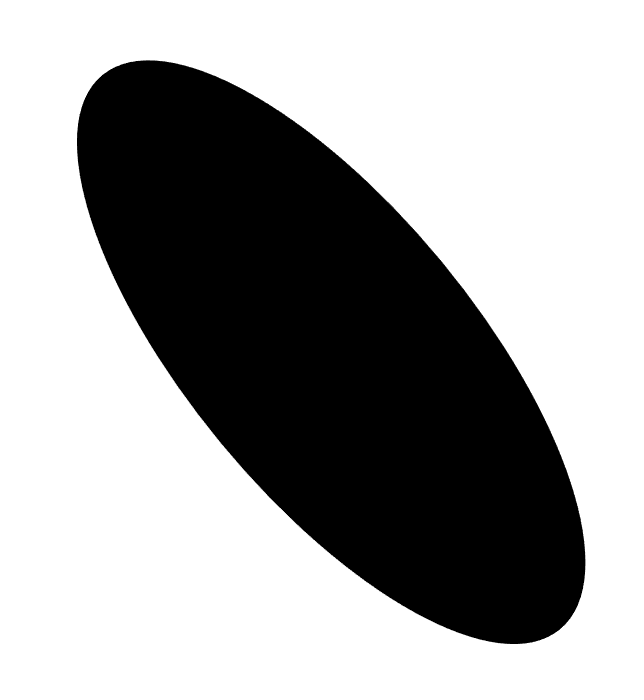
#> input picture 2024-1/GPT/01.png, 644 x 700 px; its folder holds only this picture in this run
$ jupyter execute '240125 PyGPT-3.ipynb'
#> lines starting #> are read from the running program, lines starting #| are printed output that depends on the picture; after the words box and inside, x2 and y2 are one past the last pixel; in counts of white or black regions, pixels touching at a corner belong together
[cell 1]
import cv2
import numpy as np
import glob
from scipy.ndimage import measurements, interpolation

[cell 2]
def find_principal_axis(image):
    """Find the centroid and principal axis of the particle using its contour."""
    contours, _ = cv2.findContours(image, cv2.RETR_EXTERNAL, cv2.CHAIN_APPROX_SIMPLE)
    if len(contours) == 0:
        raise ValueError("No contours found in the image.")

    cnt = max(contours, key=cv2.contourArea)
    M = cv2.moments(cnt)
    centroid = (M["m10"] / M["m00"], M["m01"] / M["m00"])

    u20 = M["mu20"] / M["m00"]
    u02 = M["mu02"] / M["m00"]
    u11 = M["mu11"] / M["m00"]
    angle = 0.5 * np.arctan2(2 * u11, (u20 - u02))

    return centroid, angle

def rotate_image(image, angle, center):
    """Rotate the image around a center by a given angle."""
    rot_mat = cv2.getRotationMatrix2D(center, angle, 1.0)
    rotated = cv2.warpAffine(image, rot_mat, image.shape[1::-1], flags=cv2.INTER_LINEAR, borderValue=(255,255,255))
    return rotated

def resize_and_position(image, centroid, angle, target_points, image_size=(1000, 1000)):
    """Resize and position the image so that the principal axis endpoints match target_points."""
    y, x = np.nonzero(image)
    x_centered, y_centered = x - centroid[0], y - centroid[1]
    theta = -angle
    x_rotated = x_centered * np.cos(theta) - y_centered * np.sin(theta)
    min_x, max_x = x_rotated.min(), x_rotated.max()
    scale_factor = (target_points[1][0] - target_points[0][0]) / (max_x - min_x)

    image_resized = cv2.resize(image, (0, 0), fx=scale_factor, fy=scale_factor)

    new_centroid = (centroid[0] * scale_factor, centroid[1] * scale_factor)

    translation_x = target_points[0][0] - new_centroid[0] + (image_size[0] - image_resized.shape[1]) / 2
    translation_y = target_points[0][1] - new_centroid[1] + (image_size[1] - image_resized.shape[0]) / 2

    M = np.float32([[1, 0, translation_x], [0, 1, translation_y]])
    img_translated = cv2.warpAffine(image_resized, M, image_size)

    return img_translated

def reverse_if_necessary(image, centroid, angle):
    """Reverse the image if the length under the principal axis is longer."""
    rows, cols = image.shape
    x_centroid, y_centroid = int(centroid[0]), int(centroid[1])

    mask = np.zeros_like(image, dtype=np.uint8)
    cv2.line(mask, (0, y_centroid), (cols, y_centroid), 1, thickness=1)
    upper_mask = np.triu(mask, 1)
    lower_mask = np.tril(mask, -1)

    upper_area = np.sum(image[upper_mask == 1])
    lower_area = np.sum(image[lower_mask == 1])

    if lower_area > upper_area:
        image = np.flipud(image)

    return image

[cell 3]
for filepath in glob.glob('*.png'):
    image = cv2.imread(filepath, cv2.IMREAD_GRAYSCALE)
#> image is the input picture: shape (700, 644); min 0, max 255, mean 163.7
    centroid, angle = find_principal_axis(image)
#> in find_principal_axis, `contours, _ = cv2.findContours(image, cv2.RETR_EXTERNAL, cv2.CHAIN_APP..`: contours = [[[0, 0], [0, 699], [643, 699], [643, 0]]]
#> in find_principal_axis, `cnt = max(contours, key=cv2.contourArea)`: cnt = [[0, 0], [0, 699], [643, 699], [643, 0]]
#> in find_principal_axis, `M = cv2.moments(cnt)`: M = moments, m00 449457, centre m10/m00, m01/m00 = (321.5, 349.5)
#> in find_principal_axis, `centroid = (M["m10"] / M["m00"], M["m01"] / M["m00"])`: centroid = (321.5, 349.5)
#> in find_principal_axis, `u20 = M["mu20"] / M["m00"]`: u20 = 34454.1
#> in find_principal_axis, `u02 = M["mu02"] / M["m00"]`: u02 = 40716.8
#> in find_principal_axis, `u11 = M["mu11"] / M["m00"]`: u11 = 0
#> in find_principal_axis, `angle = 0.5 * np.arctan2(2 * u11, (u20 - u02))`: angle = 1.57
#> centroid = (321.5, 349.5); angle = 1.57
    rotated = rotate_image(image, np.degrees(angle), centroid)
#> in rotate_image, `rot_mat = cv2.getRotationMatrix2D(center, angle, 1.0)`: rot_mat = [[6.12e-17, 1, -28], [-1, 6.12e-17, 671]]
#> in rotate_image, `rotated = cv2.warpAffine(image, rot_mat, image.shape[1::-1], flags=cv2..`:
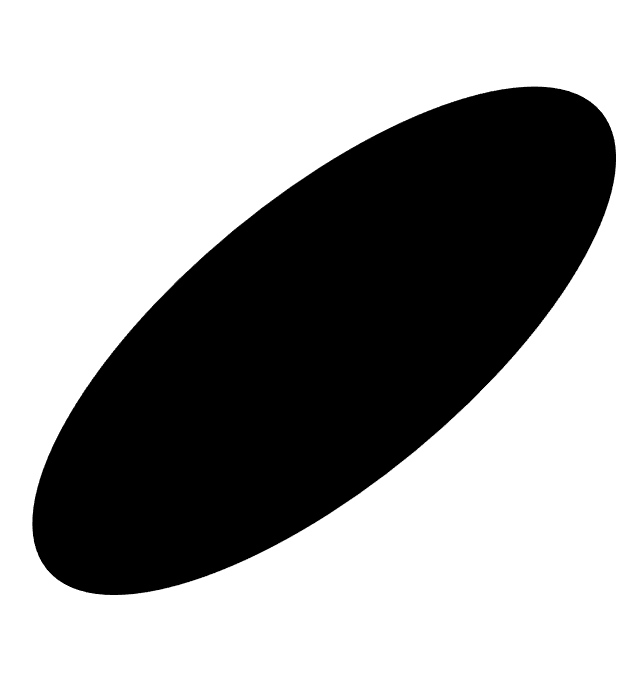
#> rotated: shape (700, 644); min 0, max 255, mean 163.7
    resized_and_positioned = resize_and_position(rotated, centroid, angle, [(200, 500), (800, 500)])
#> in resize_and_position, `theta = -angle`: theta = -1.57
#> in resize_and_position, `min_x, max_x = x_rotated.min(), x_rotated.max()`: min_x = -349.5; max_x = 349.5
#> in resize_and_position, `scale_factor = (target_points[1][0] - target_points[0][0]) / (max_x - ..`: scale_factor = 0.858
#> in resize_and_position, `new_centroid = (centroid[0] * scale_factor, centroid[1] * scale_factor)`: new_centroid = (276, 300)
#> in resize_and_position, `translation_x = target_points[0][0] - new_centroid[0] + (image_size[0]..`: translation_x = 147.5
#> in resize_and_position, `translation_y = target_points[0][1] - new_centroid[1] + (image_size[1]..`: translation_y = 399.5
#> in resize_and_position, `M = np.float32([[1, 0, translation_x], [0, 1, translation_y]])`: M = [[1, 0, 147.5], [0, 1, 399.5]]
#> in resize_and_position, `img_translated = cv2.warpAffine(image_resized, M, image_size)`:
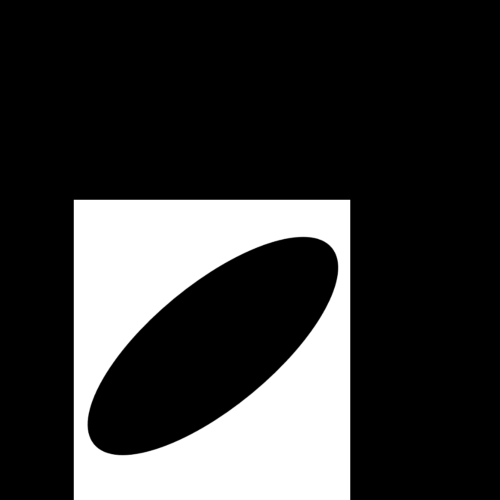
#> img_translated: shape (1000, 1000) (shown at 1/2 size); min 0, max 255, mean 54.3
    final_image = reverse_if_necessary(resized_and_positioned, centroid, angle)
#> in reverse_if_necessary, `x_centroid, y_centroid = int(centroid[0]), int(centroid[1])`: x_centroid = 321; y_centroid = 349
#> in reverse_if_necessary, `cv2.line(mask, (0, y_centroid), (cols, y_centroid), 1, thickness=1)`:
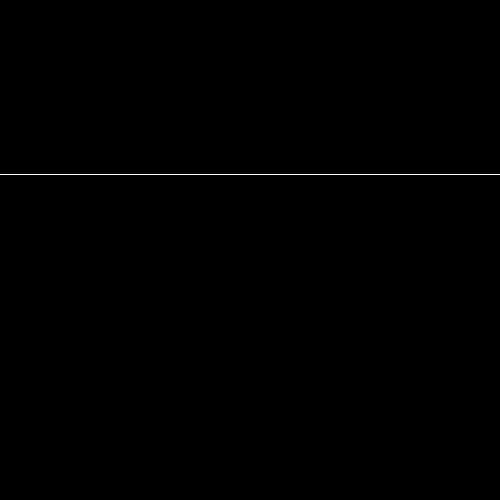
#> mask: shape (1000, 1000) (shown at 1/2 size); values 0 (black) and 1 (white), 0.1% white in thin lines or dots, all inside (x1, y1, x2, y2) = (0, 349, 1000, 350)
#> in reverse_if_necessary, `upper_mask = np.triu(mask, 1)`:
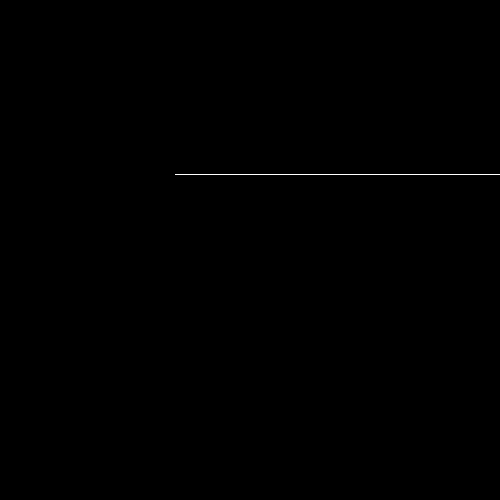
#> upper_mask: shape (1000, 1000) (shown at 1/2 size); values 0 (black) and 1 (white), 0.07% white in thin lines or dots, all inside (x1, y1, x2, y2) = (350, 349, 1000, 350)
#> in reverse_if_necessary, `lower_mask = np.tril(mask, -1)`:
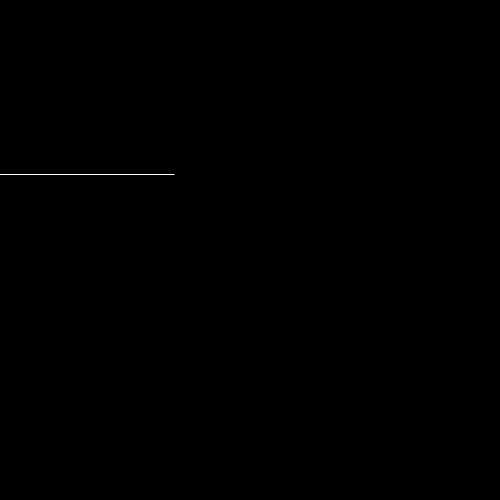
#> lower_mask: shape (1000, 1000) (shown at 1/2 size); values 0 (black) and 1 (white), 0.03% white in thin lines or dots, all inside (x1, y1, x2, y2) = (0, 349, 349, 350)
#> in reverse_if_necessary, `upper_area = np.sum(image[upper_mask == 1])`: upper_area = 0

    # Save or display the final_image
    cv2.imwrite('processed_' + filepath, final_image)

$ run again, on 2024-1/GPT/05.png
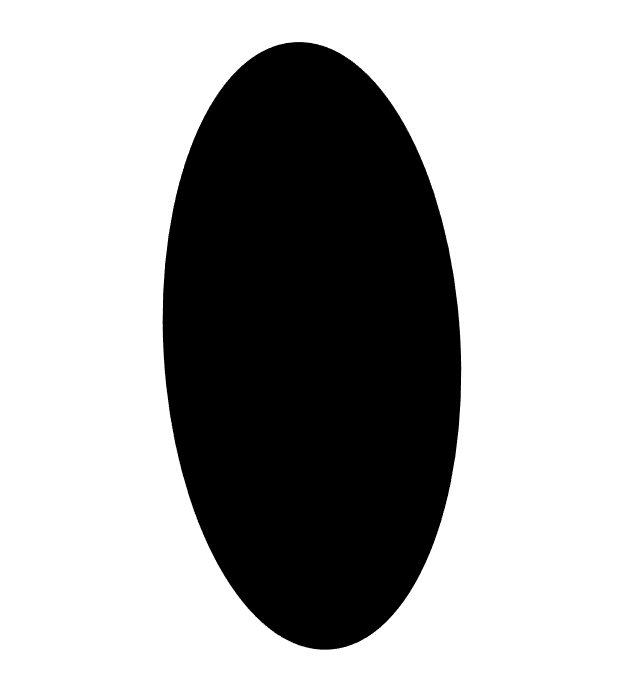
#> input picture 2024-1/GPT/05.png, 644 x 700 px
#> image is the input picture: shape (700, 644); min 0, max 255, mean 174.7
#> contours = [[[0, 0], [0, 699], [643, 699], [643, 0]]]
#> cnt = [[0, 0], [0, 699], [643, 699], [643, 0]]
#> in find_principal_axis, `M = cv2.moments(cnt)`: M = moments, m00 449457, centre m10/m00, m01/m00 = (321.5, 349.5)
#> in find_principal_axis, `centroid = (M["m10"] / M["m00"], M["m01"] / M["m00"])`: centroid = (321.5, 349.5)
#> u20 = 34454.1
#> u02 = 40716.8
#> u11 = 0
#> in find_principal_axis, `angle = 0.5 * np.arctan2(2 * u11, (u20 - u02))`: angle = 1.57
#> `centroid, angle = find_principal_axis(image)`: centroid = (321.5, 349.5); angle = 1.57
#> rot_mat = [[6.12e-17, 1, -28], [-1, 6.12e-17, 671]]
#> in rotate_image, `rotated = cv2.warpAffine(image, rot_mat, image.shape[1::-1], flags=cv2..`:
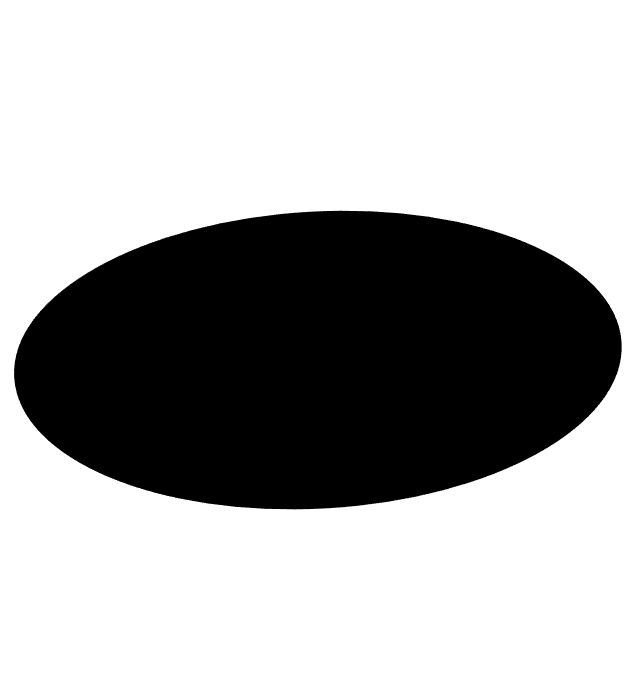
#> rotated: shape (700, 644); min 0, max 255, mean 174.7
#> theta = -1.57
#> min_x = -349.5; max_x = 349.5
#> scale_factor = 0.858
#> new_centroid = (276, 300)
#> translation_x = 147.5
#> translation_y = 399.5
#> in resize_and_position, `M = np.float32([[1, 0, translation_x], [0, 1, translation_y]])`: M = [[1, 0, 147.5], [0, 1, 399.5]]
#> in resize_and_position, `img_translated = cv2.warpAffine(image_resized, M, image_size)`:
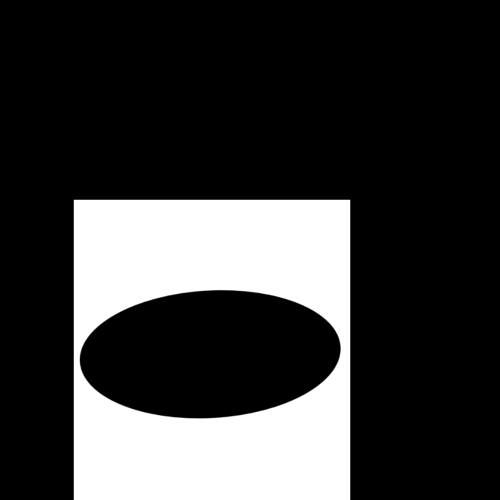
#> img_translated: shape (1000, 1000) (shown at 1/2 size); min 0, max 255, mean 58
#> x_centroid = 321; y_centroid = 349
#> mask: shape (1000, 1000); values 0 (black) and 1 (white), 0.1% white in thin lines or dots, all inside (x1, y1, x2, y2) = (0, 349, 1000, 350)
#> upper_mask: shape (1000, 1000); values 0 (black) and 1 (white), 0.07% white in thin lines or dots, all inside (x1, y1, x2, y2) = (350, 349, 1000, 350)
#> lower_mask: shape (1000, 1000); values 0 (black) and 1 (white), 0.03% white in thin lines or dots, all inside (x1, y1, x2, y2) = (0, 349, 349, 350)
#> upper_area = 0

$ run again, on 2024-1/GPT/06.png
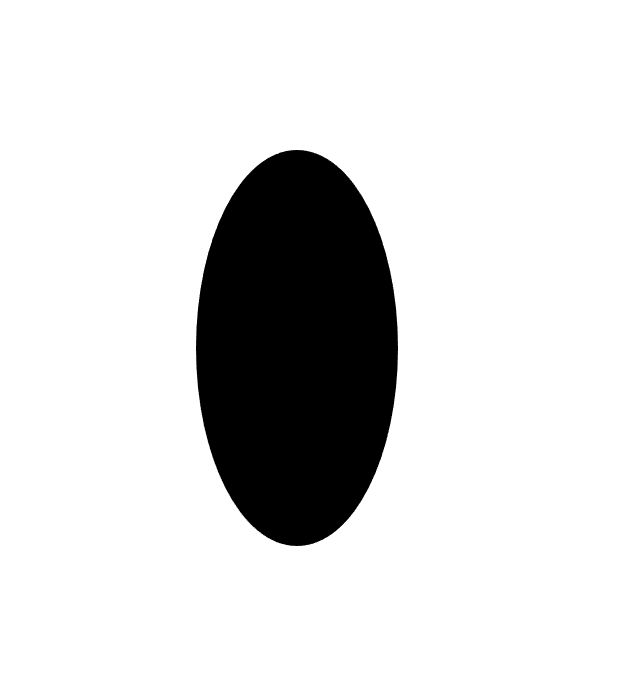
#> input picture 2024-1/GPT/06.png, 644 x 700 px
#> image is the input picture: shape (700, 644); min 0, max 255, mean 219.5
#> contours = [[[0, 0], [0, 699], [643, 699], [643, 0]]]
#> cnt = [[0, 0], [0, 699], [643, 699], [643, 0]]
#> in find_principal_axis, `M = cv2.moments(cnt)`: M = moments, m00 449457, centre m10/m00, m01/m00 = (321.5, 349.5)
#> in find_principal_axis, `centroid = (M["m10"] / M["m00"], M["m01"] / M["m00"])`: centroid = (321.5, 349.5)
#> u20 = 34454.1
#> u02 = 40716.8
#> u11 = 0
#> in find_principal_axis, `angle = 0.5 * np.arctan2(2 * u11, (u20 - u02))`: angle = 1.57
#> `centroid, angle = find_principal_axis(image)`: centroid = (321.5, 349.5); angle = 1.57
#> rot_mat = [[6.12e-17, 1, -28], [-1, 6.12e-17, 671]]
#> in rotate_image, `rotated = cv2.warpAffine(image, rot_mat, image.shape[1::-1], flags=cv2..`:
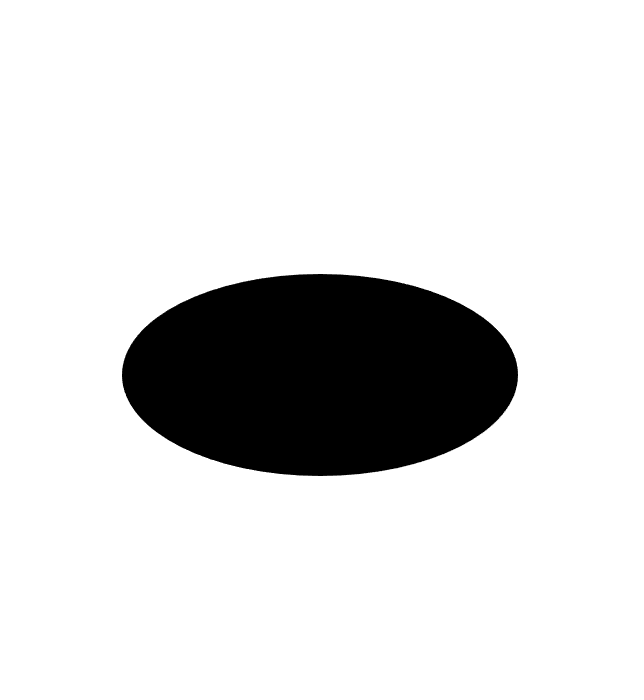
#> rotated: shape (700, 644); min 0, max 255, mean 219.5
#> theta = -1.57
#> min_x = -349.5; max_x = 349.5
#> scale_factor = 0.858
#> new_centroid = (276, 300)
#> translation_x = 147.5
#> translation_y = 399.5
#> in resize_and_position, `M = np.float32([[1, 0, translation_x], [0, 1, translation_y]])`: M = [[1, 0, 147.5], [0, 1, 399.5]]
#> in resize_and_position, `img_translated = cv2.warpAffine(image_resized, M, image_size)`:
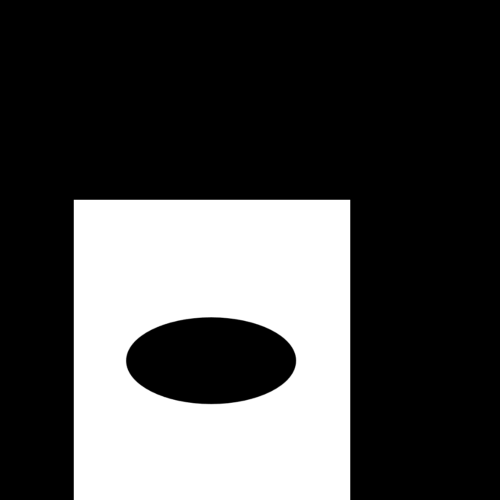
#> img_translated: shape (1000, 1000) (shown at 1/2 size); min 0, max 255, mean 72.9
#> x_centroid = 321; y_centroid = 349
#> mask: shape (1000, 1000); values 0 (black) and 1 (white), 0.1% white in thin lines or dots, all inside (x1, y1, x2, y2) = (0, 349, 1000, 350)
#> upper_mask: shape (1000, 1000); values 0 (black) and 1 (white), 0.07% white in thin lines or dots, all inside (x1, y1, x2, y2) = (350, 349, 1000, 350)
#> lower_mask: shape (1000, 1000); values 0 (black) and 1 (white), 0.03% white in thin lines or dots, all inside (x1, y1, x2, y2) = (0, 349, 349, 350)
#> upper_area = 0

$ run again, on 2024-1/GPT/07.png
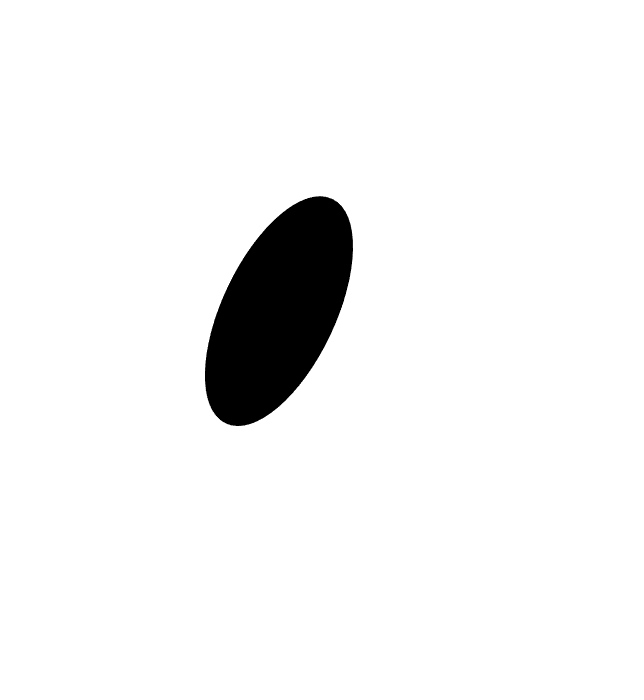
#> input picture 2024-1/GPT/07.png, 644 x 700 px
#> image is the input picture: shape (700, 644); min 0, max 255, mean 242.5
#> contours = [[[0, 0], [0, 699], [643, 699], [643, 0]]]
#> cnt = [[0, 0], [0, 699], [643, 699], [643, 0]]
#> in find_principal_axis, `M = cv2.moments(cnt)`: M = moments, m00 449457, centre m10/m00, m01/m00 = (321.5, 349.5)
#> in find_principal_axis, `centroid = (M["m10"] / M["m00"], M["m01"] / M["m00"])`: centroid = (321.5, 349.5)
#> u20 = 34454.1
#> u02 = 40716.8
#> u11 = 0
#> in find_principal_axis, `angle = 0.5 * np.arctan2(2 * u11, (u20 - u02))`: angle = 1.57
#> `centroid, angle = find_principal_axis(image)`: centroid = (321.5, 349.5); angle = 1.57
#> rot_mat = [[6.12e-17, 1, -28], [-1, 6.12e-17, 671]]
#> in rotate_image, `rotated = cv2.warpAffine(image, rot_mat, image.shape[1::-1], flags=cv2..`:
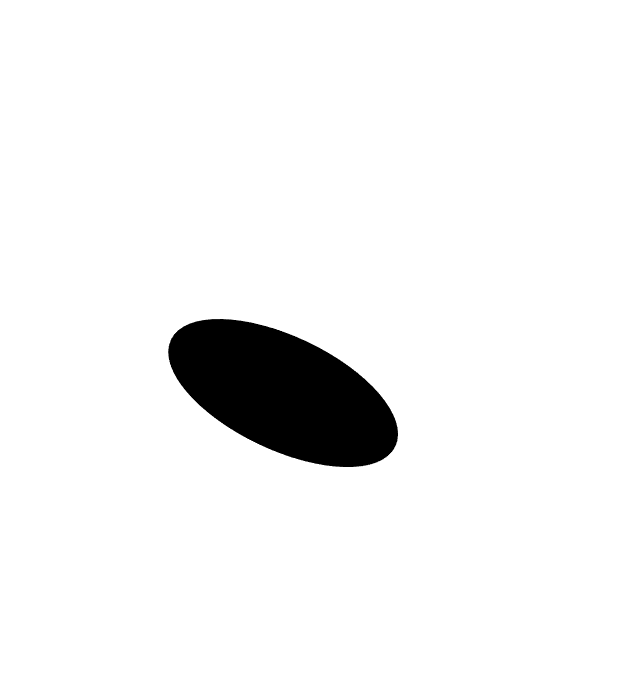
#> rotated: shape (700, 644); min 0, max 255, mean 242.5
#> theta = -1.57
#> min_x = -349.5; max_x = 349.5
#> scale_factor = 0.858
#> new_centroid = (276, 300)
#> translation_x = 147.5
#> translation_y = 399.5
#> in resize_and_position, `M = np.float32([[1, 0, translation_x], [0, 1, translation_y]])`: M = [[1, 0, 147.5], [0, 1, 399.5]]
#> in resize_and_position, `img_translated = cv2.warpAffine(image_resized, M, image_size)`:
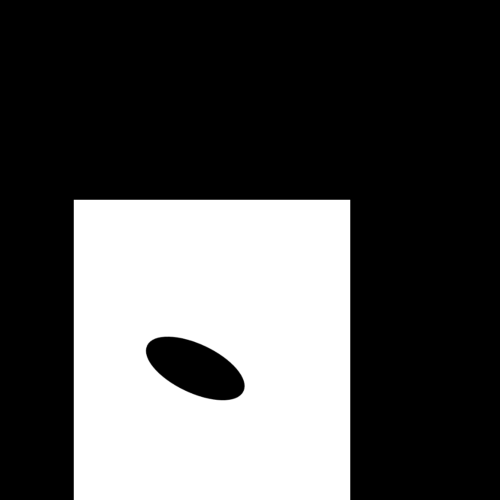
#> img_translated: shape (1000, 1000) (shown at 1/2 size); min 0, max 255, mean 80.5
#> x_centroid = 321; y_centroid = 349
#> mask: shape (1000, 1000); values 0 (black) and 1 (white), 0.1% white in thin lines or dots, all inside (x1, y1, x2, y2) = (0, 349, 1000, 350)
#> upper_mask: shape (1000, 1000); values 0 (black) and 1 (white), 0.07% white in thin lines or dots, all inside (x1, y1, x2, y2) = (350, 349, 1000, 350)
#> lower_mask: shape (1000, 1000); values 0 (black) and 1 (white), 0.03% white in thin lines or dots, all inside (x1, y1, x2, y2) = (0, 349, 349, 350)
#> upper_area = 0
